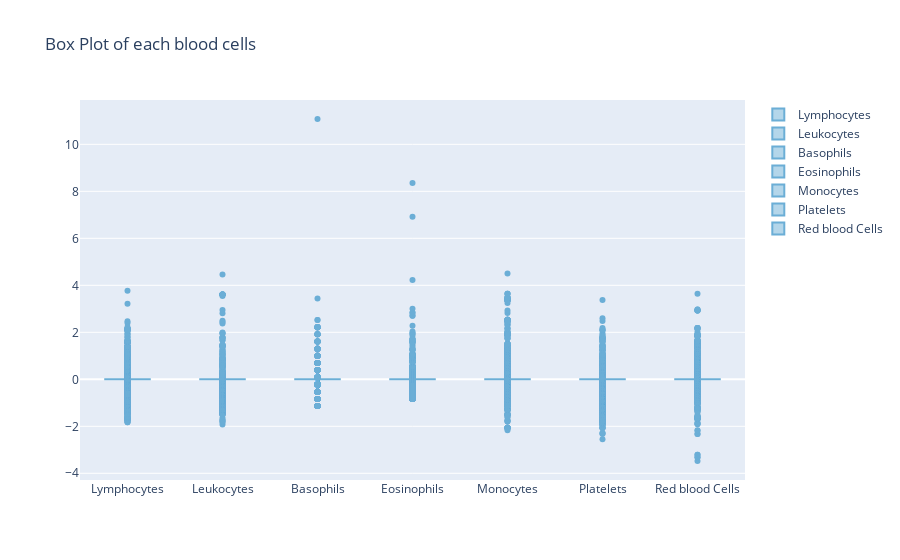

Notebook source saved alongside this figure:
### Code cell
WBC_data = balancedata[['SARS-Cov-2 exam result','Lymphocytes','Leukocytes','Basophils','Eosinophils','Monocytes','Platelets','Red blood Cells']]
WBC_data = WBC_data.replace(b'negative', 0)
WBC_data = WBC_data.replace(b'positive', 1)

fig = go.Figure()
fig.add_trace(go.Box(
    y=WBC_data['Lymphocytes'],
    name="Lymphocytes",
    boxpoints='outliers', # only outliers
    marker_color='rgb(107,174,214)',
    line_color='rgb(107,174,214)'
))
fig.add_trace(go.Box(
    y=WBC_data['Leukocytes'],
    name="Leukocytes",
    boxpoints='outliers', # only outliers
    marker_color='rgb(107,174,214)',
    line_color='rgb(107,174,214)'
))
fig.add_trace(go.Box(
    y=WBC_data['Basophils'],
    name="Basophils",
    boxpoints='outliers', # only outliers
    marker_color='rgb(107,174,214)',
    line_color='rgb(107,174,214)'
))
fig.add_trace(go.Box(
    y=WBC_data['Eosinophils'],
    name="Eosinophils",
    boxpoints='outliers', # only outliers
    marker_color='rgb(107,174,214)',
    line_color='rgb(107,174,214)'
))
fig.add_trace(go.Box(
    y=WBC_data['Monocytes'],
    name="Monocytes",
    boxpoints='outliers', # only outliers
    marker_color='rgb(107,174,214)',
    line_color='rgb(107,174,214)'
))
fig.add_trace(go.Box(
    y=WBC_data['Platelets'],
    name="Platelets",
    boxpoints='outliers', # only outliers
    marker_color='rgb(107,174,214)',
    line_color='rgb(107,174,214)'
))
fig.add_trace(go.Box(
    y=WBC_data['Red blood Cells'],
    name="Red blood Cells",
    boxpoints='outliers', # only outliers
    marker_color='rgb(107,174,214)',
    line_color='rgb(107,174,214)'
))

fig.update_layout(title_text="Box Plot of each blood cells")
fig.show()

### Figure 1 — Plotly figure (JSON) as saved in the notebook; plotly's stock layout.template omitted (floating-point values rounded to 4 significant figures; data arrays with more than 128 entries replaced by an {"elided": "..."} marker saying what was removed)
{"data": [{"boxpoints": "outliers", "line": {"color": "rgb(107,174,214)"}, "marker": {"color": "rgb(107,174,214)"}, "name": "Lymphocytes", "type": "box", "y": {"elided": "5644 float values"}}, {"boxpoints": "outliers", "line": {"color": "rgb(107,174,214)"}, "marker": {"color": "rgb(107,174,214)"}, "name": "Leukocytes", "type": "box", "y": {"elided": "5644 float values"}}, {"boxpoints": "outliers", "line": {"color": "rgb(107,174,214)"}, "marker": {"color": "rgb(107,174,214)"}, "name": "Basophils", "type": "box", "y": {"elided": "5644 float values"}}, {"boxpoints": "outliers", "line": {"color": "rgb(107,174,214)"}, "marker": {"color": "rgb(107,174,214)"}, "name": "Eosinophils", "type": "box", "y": {"elided": "5644 float values"}}, {"boxpoints": "outliers", "line": {"color": "rgb(107,174,214)"}, "marker": {"color": "rgb(107,174,214)"}, "name": "Monocytes", "type": "box", "y": {"elided": "5644 float values"}}, {"boxpoints": "outliers", "line": {"color": "rgb(107,174,214)"}, "marker": {"color": "rgb(107,174,214)"}, "name": "Platelets", "type": "box", "y": {"elided": "5644 float values"}}, {"boxpoints": "outliers", "line": {"color": "rgb(107,174,214)"}, "marker": {"color": "rgb(107,174,214)"}, "name": "Red blood Cells", "type": "box", "y": {"elided": "5644 float values"}}], "layout": {"title": {"text": "Box Plot of each blood cells"}}}
